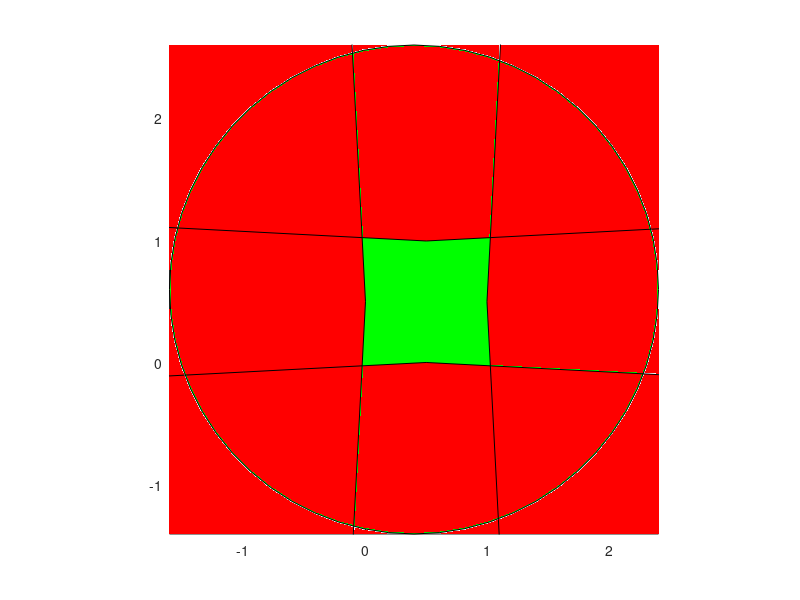

This figure's MATLAB source:
clc; clear; close all;

% Any points P (first point == last point):
%P = [0 0; 0.5 0.75; 1 1; 1.5 0.5; 1.5 -0.5; 1.25 0.3; 1 0; 1.25 -0.3; 1 -1; 0 0];
%P = [0 0; 0 1; 0.5 2; 3 0.5; 2 -3; 0 0];
P = [0 0; 0 1; 1 1; 1 0; 0 0];
% Points k defining a convex polygon:
k = convhull(P);
points = P(k,:);
number_points = length(k);
inner_point = mean(points,1); % always inside the polygone

max_points = max(points);
min_points = min(points);
radius = sum(max_points)-sum(min_points);
large_radius = 20*radius;

X = zeros(number_points-1,1);
Y = zeros(number_points-1,1);
radii = ones(number_points-1,1)*large_radius;


figure
hold on

% Define red circles to approximate convex polygone
for i = 1:number_points-1
    x1 = points(i,1);
    y1 = points(i,2);
    x2 = points(i+1,1);
    y2 = points(i+1,2);
    tx = x2-x1;
    ty = y2-y1;
    midx = x1+tx/2;
    midy = y1+ty/2;
    c_square = (tx/2)^2+(ty/2)^2;
    abs_t = sqrt(tx^2+ty^2);
    tx = tx/abs_t;
    ty = ty/abs_t;
    nx1 = -ty;
    ny1 = tx;
    nx2 = ty;
    ny2 = -tx;
    distance_center = sqrt(large_radius^2-c_square);
    cx1 = midx+distance_center*nx1;
    cy1 = midy+distance_center*ny1;
    cx2 = midx+distance_center*nx2;
    cy2 = midy+distance_center*ny2;
    if (inner_point(1)-cx1)^2+(inner_point(2)-cy1)^2 > (inner_point(1)-cx2)^2+(inner_point(2)-cy2)^2
        X(i) = cx1;
        Y(i) = cy1;
    else
        X(i) = cx2;
        Y(i) = cy2;
    end
end


xlim([inner_point(1)-radius,inner_point(1)+radius])
ylim([inner_point(2)-radius,inner_point(2)+radius])
axis square
% viscircles([X, Y],radii,'Color','r')
% viscircles([inner_point(1), inner_point(2)],radius,'Color','g')
% scatter(inner_point(1),inner_point(2))
rectangle('Position',[inner_point(1)-radius,inner_point(2)-radius,2*radius,2*radius],'Curvature',[1,1], 'FaceColor','g'); % 'EdgeColor','g'
for i = 1:number_points-1
    rectangle('Position',[X(i)-radii(i),Y(i)-radii(i),2*radii(i),2*radii(i)],'Curvature',[1,1], 'FaceColor','r'); % 'EdgeColor','g'
end
% plot(points(:,1),points(:,2),'linewidth',2,'color','blue')
hold off

%Note: inaccuracy in plot probably only visual problem (or round-off error)
%For small red circles, it works perfectly